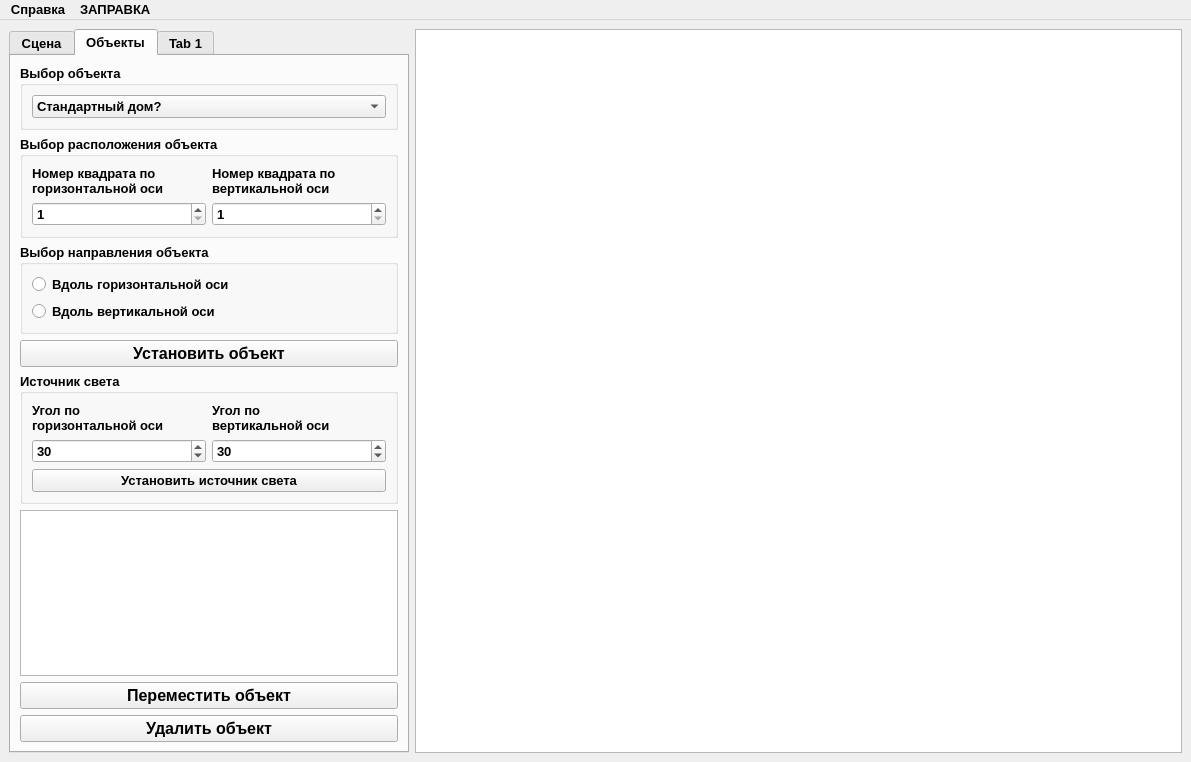
<?xml version="1.0" encoding="UTF-8"?>
<ui version="4.0">
 <class>MainWindow</class>
 <widget class="QMainWindow" name="MainWindow">
  <property name="geometry">
   <rect>
    <x>0</x>
    <y>0</y>
    <width>1191</width>
    <height>762</height>
   </rect>
  </property>
  <property name="font">
   <font>
    <family>Ubuntu</family>
    <pointsize>10</pointsize>
    <italic>false</italic>
    <bold>true</bold>
   </font>
  </property>
  <property name="windowTitle">
   <string>Курсовая работа, Ковалец</string>
  </property>
  <property name="windowIcon">
   <iconset>
    <normaloff>imgs/icon.ico</normaloff>imgs/icon.ico</iconset>
  </property>
  <widget class="QWidget" name="centralwidget">
   <layout class="QGridLayout" name="gridLayout">
    <item row="0" column="0" rowspan="4">
     <widget class="QTabWidget" name="mainMain">
      <property name="maximumSize">
       <size>
        <width>400</width>
        <height>16777215</height>
       </size>
      </property>
      <property name="currentIndex">
       <number>1</number>
      </property>
      <widget class="QWidget" name="scene_tab">
       <attribute name="title">
        <string>Сцена</string>
       </attribute>
       <layout class="QVBoxLayout" name="verticalLayout">
        <item>
         <widget class="QGroupBox" name="groupBox">
          <property name="title">
           <string/>
          </property>
          <layout class="QGridLayout" name="gridLayout_5">
           <item row="2" column="0">
            <widget class="QPushButton" name="pushButton_sceneToInitianPosition">
             <property name="font">
              <font>
               <family>Ubuntu</family>
               <pointsize>12</pointsize>
               <italic>false</italic>
               <bold>true</bold>
              </font>
             </property>
             <property name="text">
              <string>В начальное положение сцены</string>
             </property>
            </widget>
           </item>
           <item row="0" column="0">
            <widget class="QGroupBox" name="groupBox_4">
             <property name="title">
              <string>Размер сцены</string>
             </property>
             <layout class="QGridLayout" name="gridLayout_7">
              <item row="0" column="0">
               <widget class="QLabel" name="label">
                <property name="text">
                 <string>Кол-во квадратов
 в длину</string>
                </property>
                <property name="alignment">
                 <set>Qt::AlignCenter</set>
                </property>
               </widget>
              </item>
              <item row="1" column="0">
               <widget class="QSpinBox" name="length_scene">
                <property name="minimum">
                 <number>1</number>
                </property>
                <property name="maximum">
                 <number>100</number>
                </property>
                <property name="value">
                 <number>10</number>
                </property>
               </widget>
              </item>
              <item row="1" column="1">
               <widget class="QSpinBox" name="width_scene">
                <property name="minimum">
                 <number>1</number>
                </property>
                <property name="maximum">
                 <number>100</number>
                </property>
                <property name="value">
                 <number>10</number>
                </property>
               </widget>
              </item>
              <item row="0" column="1">
               <widget class="QLabel" name="label_2">
                <property name="text">
                 <string>Кол-во квадратов 
в ширину</string>
                </property>
                <property name="alignment">
                 <set>Qt::AlignCenter</set>
                </property>
               </widget>
              </item>
             </layout>
            </widget>
           </item>
           <item row="1" column="0">
            <widget class="QPushButton" name="pushButton_createScene">
             <property name="font">
              <font>
               <family>Ubuntu</family>
               <pointsize>12</pointsize>
               <italic>false</italic>
               <bold>true</bold>
              </font>
             </property>
             <property name="text">
              <string>Создать сцену</string>
             </property>
            </widget>
           </item>
          </layout>
         </widget>
        </item>
        <item>
         <widget class="QGroupBox" name="groupBox_2">
          <property name="title">
           <string>Масштабирование сцены</string>
          </property>
          <layout class="QGridLayout" name="gridLayout_4">
           <item row="1" column="0">
            <widget class="QPushButton" name="pushButton_distance">
             <property name="text">
              <string>-</string>
             </property>
            </widget>
           </item>
           <item row="0" column="0">
            <widget class="QPushButton" name="pushButton_zoom">
             <property name="text">
              <string>+</string>
             </property>
            </widget>
           </item>
          </layout>
         </widget>
        </item>
        <item>
         <widget class="QGroupBox" name="groupBox_3">
          <property name="title">
           <string>Перемещение сцены</string>
          </property>
          <layout class="QGridLayout" name="gridLayout_6">
           <item row="1" column="1">
            <widget class="QPushButton" name="pushButton_right_scene">
             <property name="text">
              <string>→</string>
             </property>
            </widget>
           </item>
           <item row="0" column="0" colspan="2">
            <widget class="QPushButton" name="pushButton_up_scene">
             <property name="text">
              <string>↑</string>
             </property>
            </widget>
           </item>
           <item row="1" column="0">
            <widget class="QPushButton" name="pushButton_left_scene">
             <property name="text">
              <string>←</string>
             </property>
            </widget>
           </item>
           <item row="2" column="0" colspan="2">
            <widget class="QPushButton" name="pushButton_down_scene">
             <property name="text">
              <string>↓</string>
             </property>
            </widget>
           </item>
          </layout>
         </widget>
        </item>
        <item>
         <widget class="QGroupBox" name="groupBox_5">
          <property name="title">
           <string>Вращение сцены </string>
          </property>
          <layout class="QGridLayout" name="gridLayout_8">
           <item row="1" column="1">
            <widget class="QGroupBox" name="groupBox_6">
             <property name="title">
              <string/>
             </property>
             <layout class="QHBoxLayout" name="horizontalLayout">
              <item>
               <widget class="QPushButton" name="pushButton_left">
                <property name="text">
                 <string>←</string>
                </property>
               </widget>
              </item>
              <item>
               <widget class="QPushButton" name="pushButton_down">
                <property name="text">
                 <string>↓</string>
                </property>
               </widget>
              </item>
              <item>
               <widget class="QPushButton" name="pushButton_right">
                <property name="text">
                 <string>→</string>
                </property>
               </widget>
              </item>
             </layout>
            </widget>
           </item>
           <item row="0" column="1">
            <widget class="QGroupBox" name="groupBox_7">
             <property name="title">
              <string/>
             </property>
             <layout class="QHBoxLayout" name="horizontalLayout_2">
              <item>
               <widget class="QPushButton" name="pushButton_rightCircle">
                <property name="text">
                 <string>↻</string>
                </property>
               </widget>
              </item>
              <item>
               <widget class="QPushButton" name="pushButton_up">
                <property name="text">
                 <string>↑</string>
                </property>
               </widget>
              </item>
              <item>
               <widget class="QPushButton" name="pushButton_leftCircle">
                <property name="text">
                 <string>↺</string>
                </property>
               </widget>
              </item>
             </layout>
            </widget>
           </item>
          </layout>
         </widget>
        </item>
       </layout>
      </widget>
      <widget class="QWidget" name="obj">
       <property name="toolTip">
        <string>&lt;html&gt;&lt;head/&gt;&lt;body&gt;&lt;p&gt;объекты сцены &lt;/p&gt;&lt;p&gt;&lt;br/&gt;&lt;/p&gt;&lt;/body&gt;&lt;/html&gt;</string>
       </property>
       <property name="whatsThis">
        <string>&lt;html&gt;&lt;head/&gt;&lt;body&gt;&lt;p&gt;объекты сцены &lt;/p&gt;&lt;/body&gt;&lt;/html&gt;</string>
       </property>
       <attribute name="title">
        <string>Объекты</string>
       </attribute>
       <layout class="QGridLayout" name="gridLayout_2">
        <item row="7" column="0">
         <widget class="QListWidget" name="listWidget">
          <property name="font">
           <font>
            <family>Consolas</family>
            <pointsize>16</pointsize>
            <italic>false</italic>
            <bold>true</bold>
           </font>
          </property>
          <property name="iconSize">
           <size>
            <width>100</width>
            <height>100</height>
           </size>
          </property>
          <property name="currentRow">
           <number>-1</number>
          </property>
         </widget>
        </item>
        <item row="10" column="0">
         <widget class="QPushButton" name="pushButton_deleteModel">
          <property name="font">
           <font>
            <family>Ubuntu</family>
            <pointsize>12</pointsize>
            <italic>false</italic>
            <bold>true</bold>
           </font>
          </property>
          <property name="text">
           <string>Удалить объект</string>
          </property>
         </widget>
        </item>
        <item row="9" column="0">
         <widget class="QPushButton" name="pushButton_moveModel">
          <property name="font">
           <font>
            <family>Ubuntu</family>
            <pointsize>12</pointsize>
            <italic>false</italic>
            <bold>true</bold>
           </font>
          </property>
          <property name="text">
           <string>Переместить объект</string>
          </property>
         </widget>
        </item>
        <item row="2" column="0">
         <widget class="QGroupBox" name="groupBox_9">
          <property name="title">
           <string>Выбор расположения объекта </string>
          </property>
          <layout class="QGridLayout" name="gridLayout_9">
           <item row="0" column="1">
            <widget class="QLabel" name="label_3">
             <property name="text">
              <string>Номер квадрата по 
горизонтальной оси</string>
             </property>
            </widget>
           </item>
           <item row="0" column="2">
            <widget class="QLabel" name="label_4">
             <property name="text">
              <string>Номер квадрата по 
вертикальной оси</string>
             </property>
            </widget>
           </item>
           <item row="1" column="1">
            <widget class="QSpinBox" name="num_sq_ox">
             <property name="minimum">
              <number>1</number>
             </property>
             <property name="maximum">
              <number>100</number>
             </property>
            </widget>
           </item>
           <item row="1" column="2">
            <widget class="QSpinBox" name="num_sq_oy">
             <property name="minimum">
              <number>1</number>
             </property>
             <property name="maximum">
              <number>100</number>
             </property>
            </widget>
           </item>
          </layout>
         </widget>
        </item>
        <item row="0" column="0">
         <widget class="QGroupBox" name="groupBox_8">
          <property name="title">
           <string>Выбор объекта</string>
          </property>
          <layout class="QVBoxLayout" name="verticalLayout_2">
           <item>
            <widget class="QComboBox" name="choose_obj">
             <item>
              <property name="text">
               <string>Стандартный дом?</string>
              </property>
             </item>
             <item>
              <property name="text">
               <string>Премиальный дом?</string>
              </property>
             </item>
             <item>
              <property name="text">
               <string>Дорога</string>
              </property>
             </item>
             <item>
              <property name="text">
               <string>Тротуар?</string>
              </property>
             </item>
             <item>
              <property name="text">
               <string>Машина серая?</string>
              </property>
             </item>
             <item>
              <property name="text">
               <string>Машина красная?</string>
              </property>
             </item>
             <item>
              <property name="text">
               <string>Дерево</string>
              </property>
             </item>
             <item>
              <property name="text">
               <string>Куст?</string>
              </property>
             </item>
            </widget>
           </item>
          </layout>
         </widget>
        </item>
        <item row="3" column="0">
         <widget class="QGroupBox" name="groupBox_10">
          <property name="title">
           <string>Выбор направления объекта</string>
          </property>
          <layout class="QGridLayout" name="gridLayout_10">
           <item row="0" column="0" rowspan="2" colspan="2">
            <widget class="QRadioButton" name="objDirection_ox">
             <property name="text">
              <string>Вдоль горизонтальной оси</string>
             </property>
            </widget>
           </item>
           <item row="2" column="0">
            <widget class="QRadioButton" name="objDirection_oy">
             <property name="text">
              <string>Вдоль вертикальной оси</string>
             </property>
            </widget>
           </item>
          </layout>
         </widget>
        </item>
        <item row="4" column="0">
         <widget class="QPushButton" name="pushButton_addModel">
          <property name="font">
           <font>
            <family>Ubuntu</family>
            <pointsize>12</pointsize>
            <italic>false</italic>
            <bold>true</bold>
           </font>
          </property>
          <property name="text">
           <string>Установить объект</string>
          </property>
         </widget>
        </item>
        <item row="5" column="0">
         <widget class="QGroupBox" name="groupBox_11">
          <property name="title">
           <string>Источник света</string>
          </property>
          <layout class="QGridLayout" name="gridLayout_11">
           <item row="1" column="1">
            <widget class="QSpinBox" name="deg_oy">
             <property name="minimum">
              <number>-10000</number>
             </property>
             <property name="maximum">
              <number>10000</number>
             </property>
             <property name="value">
              <number>30</number>
             </property>
            </widget>
           </item>
           <item row="1" column="0">
            <widget class="QSpinBox" name="deg_ox">
             <property name="minimum">
              <number>-10000</number>
             </property>
             <property name="maximum">
              <number>10000</number>
             </property>
             <property name="value">
              <number>30</number>
             </property>
            </widget>
           </item>
           <item row="0" column="0">
            <widget class="QLabel" name="label_5">
             <property name="text">
              <string>Угол по 
горизонтальной оси</string>
             </property>
            </widget>
           </item>
           <item row="0" column="1">
            <widget class="QLabel" name="label_6">
             <property name="text">
              <string>Угол по 
вертикальной оси </string>
             </property>
            </widget>
           </item>
           <item row="2" column="0" colspan="2">
            <widget class="QPushButton" name="pushButton_light_add">
             <property name="text">
              <string>Установить источник света</string>
             </property>
            </widget>
           </item>
          </layout>
         </widget>
        </item>
       </layout>
      </widget>
      <widget class="QWidget" name="tab">
       <attribute name="title">
        <string>Tab 1</string>
       </attribute>
       <layout class="QGridLayout" name="gridLayout_3"/>
      </widget>
     </widget>
    </item>
    <item row="0" column="1" rowspan="4">
     <widget class="SpecialGraphicsView" name="graphicsView">
      <property name="minimumSize">
       <size>
        <width>500</width>
        <height>500</height>
       </size>
      </property>
      <property name="cursor" stdset="0">
       <cursorShape>CrossCursor</cursorShape>
      </property>
     </widget>
    </item>
   </layout>
  </widget>
  <widget class="QMenuBar" name="menubar">
   <property name="geometry">
    <rect>
     <x>0</x>
     <y>0</y>
     <width>1191</width>
     <height>22</height>
    </rect>
   </property>
   <widget class="QMenu" name="menu">
    <property name="title">
     <string>Справка</string>
    </property>
    <addaction name="action"/>
    <addaction name="action_3"/>
   </widget>
   <widget class="QMenu" name="menu_2">
    <property name="title">
     <string>ЗАПРАВКА </string>
    </property>
    <addaction name="action_4"/>
   </widget>
   <addaction name="menu"/>
   <addaction name="menu_2"/>
  </widget>
  <action name="action_2">
   <property name="text">
    <string>Руководство пользователя</string>
   </property>
  </action>
  <action name="action">
   <property name="text">
    <string>ИНФО</string>
   </property>
  </action>
  <action name="action_3">
   <property name="text">
    <string>ЧТО-ТО</string>
   </property>
  </action>
  <action name="action_4">
   <property name="text">
    <string>1</string>
   </property>
  </action>
 </widget>
 <customwidgets>
  <customwidget>
   <class>SpecialGraphicsView</class>
   <extends>QGraphicsView</extends>
   <header>specialgraphicsview.hpp</header>
  </customwidget>
 </customwidgets>
 <resources/>
 <connections/>
</ui>
